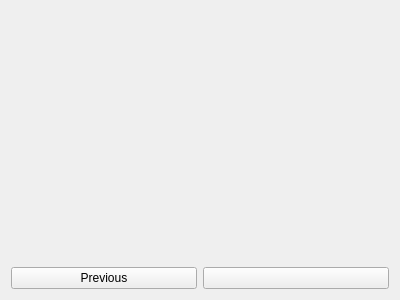
<?xml version="1.0" encoding="UTF-8"?>
<ui version="4.0">
 <class>ButtonSelecterWidget</class>
 <widget class="QWidget" name="ButtonSelecterWidget">
  <property name="geometry">
   <rect>
    <x>0</x>
    <y>0</y>
    <width>400</width>
    <height>300</height>
   </rect>
  </property>
  <layout class="QVBoxLayout" name="m_main_layout">
   <item>
    <widget class="QStackedWidget" name="m_stacked_widget"/>
   </item>
   <item>
    <layout class="QHBoxLayout" name="m_button_layout">
     <item>
      <widget class="QPushButton" name="m_previous_button">
       <property name="text">
        <string>Previous</string>
       </property>
       <property name="icon">
        <iconset theme="go-previous">
         <normaloff>.</normaloff>.</iconset>
       </property>
       <property name="shortcut">
        <string>Ctrl+Left</string>
       </property>
      </widget>
     </item>
     <item>
      <widget class="QPushButton" name="m_next_button">
       <property name="shortcut">
        <string>Ctrl+Right</string>
       </property>
      </widget>
     </item>
    </layout>
   </item>
  </layout>
 </widget>
 <resources/>
 <connections/>
</ui>
